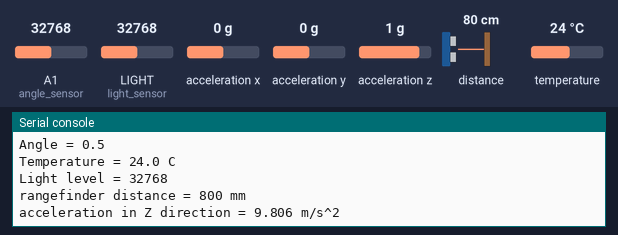
Bench run of a program on a simulated CircuitPython board. On the bench: the last lines printed to the serial console. The test bench sets the inputs (shaded band); at power-on: acceleration z 1 g, A1 (angle_sensor) = 32768, LIGHT (light_sensor) = 32768, distance to the obstacle 80 cm, temperature 24 °C, acceleration x 0 g, acceleration y 0 g (analog values on the 0–65535 scale).

Above: at 1.2 s.
1.3 s: acceleration z set to -1.4 g
At 1.84 s:
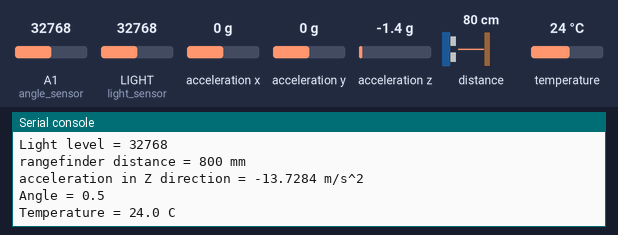
2.8 s: A1 (angle_sensor) set to 45874
At 3.68 s:
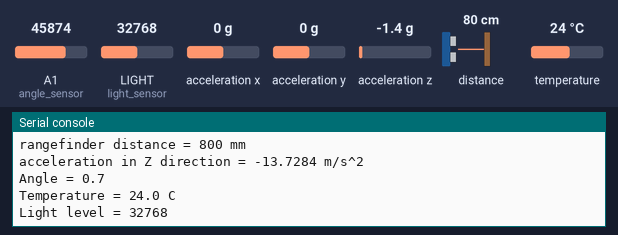
4.3 s: LIGHT (light_sensor) set to 45874
At 5.52 s:
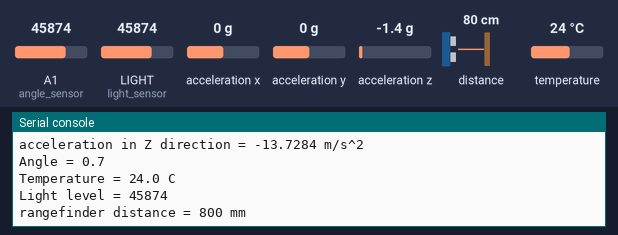
5.8 s: distance to the obstacle set to 2 cm
At 5.93 s:
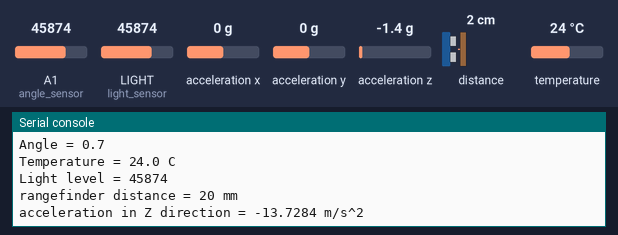
7.3 s: temperature set to 12 °C
At 8.79 s:
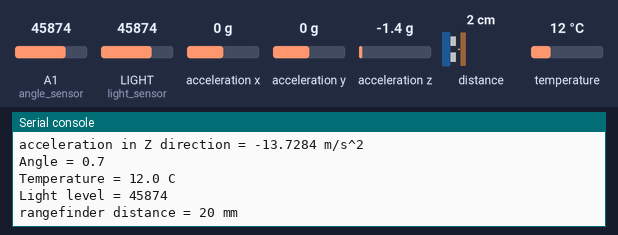
8.8 s: A1 (angle_sensor) set to 63568
At 10.22 s:
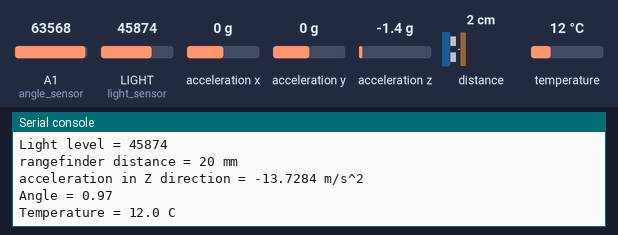
Timing chart, 0 to 11.3 s (numbered marks = the images above; inputs shaded):
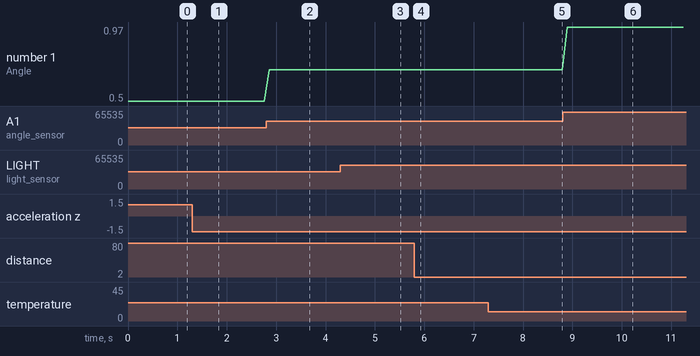

Measured:
- after the input at 1.3 s, the serial console: prints a new line at once (image 1)
- after the input at 2.8 s, the serial console: prints a new line after 0.06 s (image 2)
- after the input at 4.3 s, the serial console: prints a new line after 0.10 s (image 3)
- after the input at 5.8 s, the serial console: prints a new line at once (image 4)
- after the input at 7.3 s, the serial console: prints a new line after 0.06 s (image 5)
- after the input at 8.8 s, the serial console: prints a new line after 0.09 s (image 6)
- plotted number 1: 0.5 → 0.7 after the input at 2.8 s, 0.7 → 0.97 after the input at 8.8 s

The program:

code.py
```python
import time
import board
import analogio
import digitalio
import busio
import adafruit_vl53l0x
import adafruit_lis3dh
import adafruit_thermistor


#initialize the thermometer
thermometer = adafruit_thermistor.Thermistor( board.TEMPERATURE, 10000, 10000, 25, 3950 )

#initialize the light sensor
light_sensor = analogio.AnalogIn(board.LIGHT)

#initialize the angle sensor
angle_sensor = analogio.AnalogIn(board.A1)

#initialize the rangefinder
i2c_bus_offboard = busio.I2C( board.SCL, board.SDA )
rangefinder = adafruit_vl53l0x.VL53L0X( i2c_bus_offboard )

#initialize the accelerometer
i2c_bus_accel = busio.I2C(board.ACCELEROMETER_SCL, board.ACCELEROMETER_SDA)
interrupt_1 = digitalio.DigitalInOut(board.ACCELEROMETER_INTERRUPT)
accelerometer = adafruit_lis3dh.LIS3DH_I2C(i2c_bus_accel, address=0x19, int1=interrupt_1)
# Set range of accelerometer (can be RANGE_2_G, RANGE_4_G, RANGE_8_G or RANGE_16_G).
accelerometer.range = adafruit_lis3dh.RANGE_2_G

while True:
    if True:
        angle_normalized = round( angle_sensor.value/ 65536, 3)
        print( "Angle = {}".format( angle_normalized ))
    if True:
        temp_c = thermometer.temperature
        print( "Temperature = {} C".format( temp_c ))
    if True:
        light_level = light_sensor.value
        print( "Light level = {}".format( light_level ))
    if True:
        distance_mm = rangefinder.range
        if distance_mm > 1000:
            distance_mm = 1000
        print( "rangefinder distance = {} mm".format( distance_mm ))
    if True:
        a_x, a_y, a_z = [ value for value in accelerometer.acceleration ]
        print( "acceleration in Z direction = {} m/s^2".format( a_z ))
    time.sleep(0.1)
```
